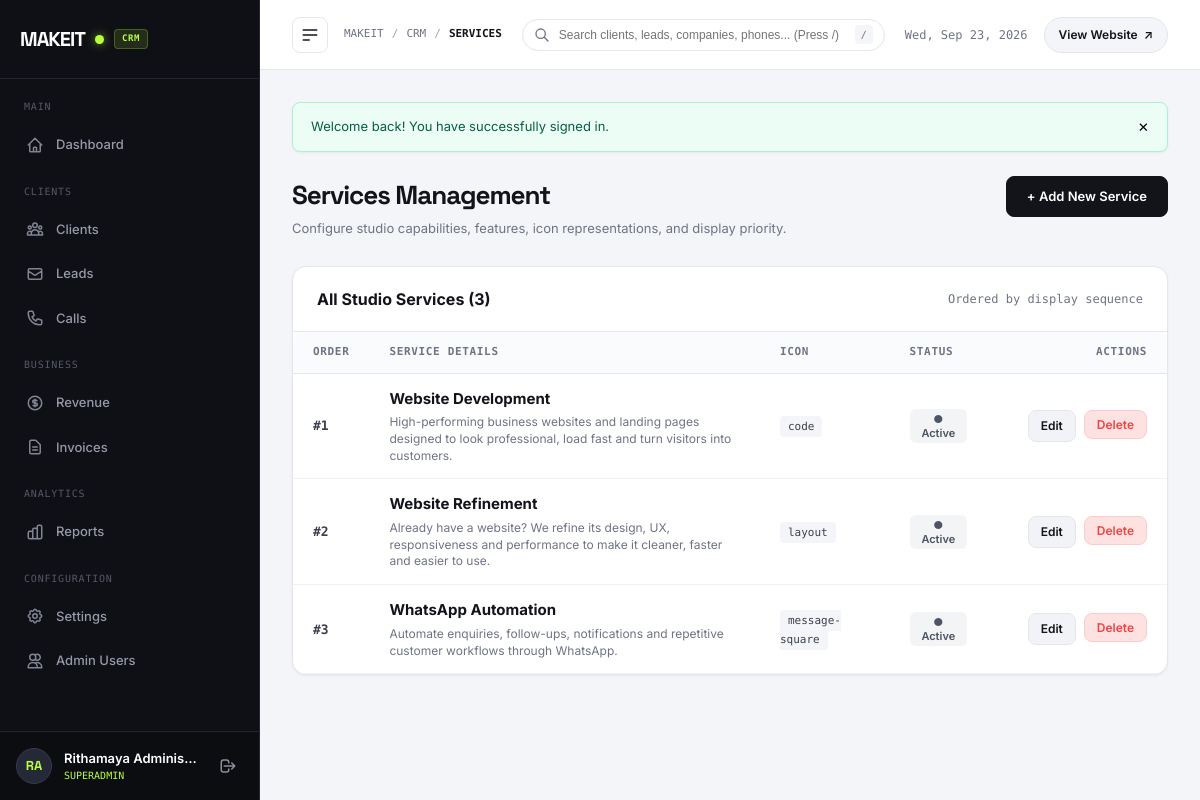
The app's page /admin/services.php (signed in) with its own data.
### tables this page shows
CREATE TABLE `services` (
  `id` INT UNSIGNED NOT NULL AUTO_INCREMENT,
  `title` VARCHAR(150) NOT NULL,
  `slug` VARCHAR(150) NOT NULL,
  `short_description` VARCHAR(300) NOT NULL,
  `long_description` TEXT NULL,
  `icon` VARCHAR(100) NOT NULL DEFAULT 'code',
  `features` TEXT NULL,
  `display_order` INT NOT NULL DEFAULT 0,
  `status` ENUM('published', 'draft') NOT NULL DEFAULT 'published',
  `created_at` DATETIME NOT NULL DEFAULT CURRENT_TIMESTAMP,
  `updated_at` DATETIME NOT NULL DEFAULT CURRENT_TIMESTAMP ON UPDATE CURRENT_TIMESTAMP,
  PRIMARY KEY (`id`),
  UNIQUE KEY `uk_services_slug` (`slug`),
  KEY `idx_services_status_order` (`status`, `display_order`)
);

### admin/services.php (called while the page is built, shortened)
<?php
require __DIR__ . '/pages/services.php';

### config/database.php (called while the page is built, shortened)
<?php
final class Database
{
    private static ?self $instance = null;
    private ?PDO $pdo = null;
    private function __construct()
    {
        $dsn = sprintf(
            'mysql:host=%s;port=%d;dbname=%s;charset=%s',
            DB_HOST,
            DB_PORT,
            DB_NAME,
            DB_CHARSET
        );
        $options = [
            PDO::ATTR_ERRMODE            => PDO::ERRMODE_EXCEPTION,
            PDO::ATTR_DEFAULT_FETCH_MODE => PDO::FETCH_ASSOC,
            PDO::ATTR_EMULATE_PREPARES   => false,
            PDO::ATTR_PERSISTENT         => false,
            PDO::ATTR_TIMEOUT            => 1,
        ];
        try {
            $this->pdo = new PDO($dsn, DB_USER, DB_PASS, $options);
            $this->pdo->exec("SET NAMES " . DB_CHARSET . " COLLATE utf8mb4_unicode_ci");
        } catch (PDOException $e) {
            $this->connectionError = $e->getMessage();
            $sqlitePath = dirname(__DIR__) . '/database/makeit.sqlite';
            $initScript = dirname(__DIR__) . '/database/init_sqlite.php';
            if (file_exists($initScript)) {
                require_once $initScript;
                try {
                    $this->pdo = init_sqlite_database($sqlitePath);
                } catch (\Throwable $sqliteEx) {
                    $this->pdo = null;
                    error_log("SQLite Fallback Notice: " . $sqliteEx->getMessage());
                }
            } else {
                $this->pdo = null;
            }
            error_log("MySQL Connection Notice: " . $e->getMessage());
        }
    }
    public static function getInstance(): self
    {
        if (self::$instance === null) {
            self::$instance = new self();
        }
        return self::$instance;
    }
    public function query(string $sql, array $params = []): PDOStatement
    {
        $stmt = $this->pdo->prepare($sql);
        $stmt->execute($params);
        return $stmt;
    }
    public function fetchAll(string $sql, array $params = []): array
    {
        $stmt = $this->query($sql, $params);
        return $stmt->fetchAll();
    }
}

### includes/security.php (called while the page is built, shortened)
<?php
function e(mixed $value): string
{
    return htmlspecialchars((string)$value, ENT_QUOTES | ENT_HTML5, 'UTF-8');
}

### admin/pages/services.php (the view, shortened to what this page needs)
<?php
$db = Database::getInstance();
$services = [];
try {
    $services = $db->fetchAll("SELECT * FROM services ORDER BY display_order ASC, id ASC");
} catch (\Throwable $e) {
    error_log("Services fetch notice: " . $e->getMessage());
}
$editingService = null;
require_once dirname(__DIR__) . '/includes/admin_header.php';
?>
  <div class="page-header">
    <div>
      <h1 class="page-title">Services Management</h1>
      <p class="page-subtitle">Configure studio capabilities, features, icon representations, and display priority.</p>
    </div>
    <div>
      <?php if ($editingService): ?>
        <a href="services.php" class="btn-action">&larr; Back to Services List</a>
      <?php else: ?>
        <a href="#serviceModal" class="btn-primary-admin" id="btnOpenCreateModal">
          + Add New Service
        </a>
      <?php endif; ?>
    </div>
  </div>
  <div class="data-card">
    <div class="data-card-header">
      <h2 class="data-card-title">All Studio Services (<?= count($services) ?>)</h2>
      <span style="font-size: 12px; color: var(--text-muted); font-family: 'DM Mono', monospace;">
        Ordered by display sequence
      </span>
    </div>
    <div class="table-responsive">
      <?php if (empty($services)): ?>
        <div class="empty-state">No services registered yet. Click "+ Add New Service" above.</div>
      <?php else: ?>
        <table class="admin-table">
          <thead>
            <tr>
              <th style="width: 70px;">Order</th>
              <th>Service Details</th>
              <th>Icon</th>
              <th>Status</th>
              <th style="text-align: right; width: 180px;">Actions</th>
            </tr>
          </thead>
          <tbody>
            <?php foreach ($services as $s): ?>
              <tr>
                <td style="font-family: 'DM Mono', monospace; font-weight: 600;">
                  #<?= (int)$s['display_order'] ?>
                </td>
                <td>
                  <strong style="font-size: 15px; color: var(--text-dark);"><?= e($s['title']) ?></strong>
                  <div style="font-size: 12px; color: var(--text-muted); max-width: 520px; margin-top: 4px; line-height: 1.4;">
                    <?= e($s['short_description']) ?>
                  </div>
                </td>
                <td>
                  <span style="font-family: 'DM Mono', monospace; font-size: 11px; background: var(--main-bg); padding: 4px 8px; border-radius: 4px;">
                    <?= e($s['icon']) ?>
                  </span>
                </td>
                <td>
                  <form method="POST" action="services.php" style="display: inline;">
                    <button
                      type="submit"
                      class="status-pill <?= $s['status'] === 'published' ? 'status-closed' : 'status-contacted' ?>"
                      title="Click to toggle status"
                      style="cursor: pointer;"
                    >
                      <?= $s['status'] === 'published' ? '● Active' : '○ Inactive' ?>
                    </button>
                  </form>
                </td>
                <td style="text-align: right;">
                  <div style="display: inline-flex; gap: 8px;">
                    <a href="services.php?edit=<?= (int)$s['id'] ?>" class="btn-edit-admin">
                      Edit
                    </a>
                    <form method="POST" action="services.php" style="display: inline;">
                      <button
                        type="submit"
                        class="btn-danger-admin"
                        data-confirm="Are you sure you want to permanently delete the '<?= e($s['title']) ?>' service? This will remove it from the public homepage."
                        data-confirm-title="Delete Service"
                        data-confirm-btn="Yes, Delete"
                      >
                        Delete
                      </button>
                    </form>
                  </div>
                </td>
              </tr>
            <?php endforeach; ?>
          </tbody>
        </table>
      <?php endif; ?>
    </div>
  </div>
<?php require_once dirname(__DIR__) . '/includes/admin_footer.php'; ?>

### assets/css/admin.css (style rules this page uses)
*, *::before, *::after { box-sizing: border-box; margin: 0; padding: 0; }
:root { --sidebar-bg: #0f1015; --sidebar-surface: #181922; --sidebar-border: #222430; --sidebar-text: #9699a8; --sidebar-hover: #1f212c; --sidebar-active: #282a38; --sidebar-active-text: #ffffff; --lime: #b8ff3d; --main-bg: #f4f5f8; --card-bg: #ffffff; --border-light: #e3e6ed; --border-subtle: #f0f2f6; --text-dark: #12141a; --text-body: #3c404d; --text-muted: #6f7485; --text-light: #9fa3b2; --primary: #12141a; --success: #10b981; --success-bg: #ecfdf5; --warning: #f59e0b; --warning-bg: #fffbeb; --info: #3b82f6; --info-bg: #eff6ff; --danger: #ef4444; --danger-bg: #fef2f2; --radius-sm: 8px; --radius-md: 14px; --radius-lg: 20px; --shadow-sm: 0 1px 3px rgba(0, 0, 0, 0.04), 0 1px 2px rgba(0, 0, 0, 0.02); --shadow-md: 0 4px 12px rgba(0, 0, 0, 0.05), 0 1px 3px rgba(0, 0, 0, 0.03); --shadow-lg: 0 12px 28px rgba(0, 0, 0, 0.07), 0 2px 6px rgba(0, 0, 0, 0.04); }
html, body { height: 100%; }
body { font-family: "Inter", -apple-system, BlinkMacSystemFont, "Segoe UI", Roboto, sans-serif; background-color: var(--main-bg); color: var(--text-body); line-height: 1.5; -webkit-font-smoothing: antialiased; -moz-osx-font-smoothing: grayscale; }
a { color: inherit; text-decoration: none; }
button { font-family: inherit; border: 0; background: transparent; cursor: pointer; }
.page-header { display: flex; justify-content: space-between; align-items: flex-start; margin-bottom: 28px; }
.page-title { font-family: "Space Grotesk", sans-serif; font-size: 26px; font-weight: 700; letter-spacing: -0.04em; color: var(--text-dark); }
.page-subtitle { font-size: 13px; color: var(--text-muted); margin-top: 4px; }
.data-card { background: var(--card-bg); border: 1px solid var(--border-light); border-radius: var(--radius-md); box-shadow: var(--shadow-sm); overflow: hidden; }
.data-card-header { padding: 20px 24px; border-bottom: 1px solid var(--border-light); display: flex; justify-content: space-between; align-items: center; }
.data-card-title { font-size: 16px; font-weight: 700; color: var(--text-dark); }
.table-responsive { width: 100%; overflow-x: auto; -webkit-overflow-scrolling: touch; border-radius: var(--radius-sm); }
table.admin-table { width: 100%; border-collapse: collapse; text-align: left; }
table.admin-table th { padding: 12px 20px; font-size: 11px; text-transform: uppercase; letter-spacing: 0.06em; color: var(--text-muted); font-family: "DM Mono", monospace; background: #fafbfc; border-bottom: 1px solid var(--border-light); font-weight: 600; }
table.admin-table td { padding: 14px 20px; font-size: 13px; border-bottom: 1px solid var(--border-subtle); color: var(--text-body); }
.status-pill { display: inline-block; padding: 3px 8px; border-radius: 6px; font-size: 11px; font-weight: 600; text-transform: capitalize; }
.status-closed { background: #f3f4f6; color: #4b5563; }
.btn-primary-admin { background: var(--primary); color: #ffffff; padding: 10px 20px; border-radius: var(--radius-sm); font-size: 13px; font-weight: 600; display: inline-flex; align-items: center; gap: 8px; border: 1px solid var(--primary); cursor: pointer; transition: all 0.2s; }
.btn-danger-admin { background: #fee2e2; color: #ef4444; border: 1px solid #fecaca; padding: 6px 12px; border-radius: var(--radius-sm); font-size: 12px; font-weight: 600; cursor: pointer; transition: all 0.2s; }
.btn-edit-admin { background: #f1f3f7; color: var(--text-dark); border: 1px solid var(--border-light); padding: 6px 12px; border-radius: var(--radius-sm); font-size: 12px; font-weight: 600; cursor: pointer; transition: all 0.2s; }

### records on screen
services: display_order "1", title "Website Development", short_description "High-performing business websites and landing pages designed to look professional, load fast and turn visitors into customers.", icon "code", status "● Active"
services: display_order "2", title "Website Refinement", short_description "Already have a website? We refine its design, UX, responsiveness and performance to make it cleaner, faster and easier to use.", icon "layout", status "● Active"
services: display_order "3", title "WhatsApp Automation", short_description "Automate enquiries, follow-ups, notifications and repetitive customer workflows through WhatsApp.", icon "message-square", status "● Active"

### other values on screen
$initials "RA"
$adminName "Rithamaya Adminis…"
$currentAdmin['role'] "SUPERADMIN"
$breadcrumb "SERVICES"
$msg "Welcome back! You have successfully signed in."
count($services) "3"
